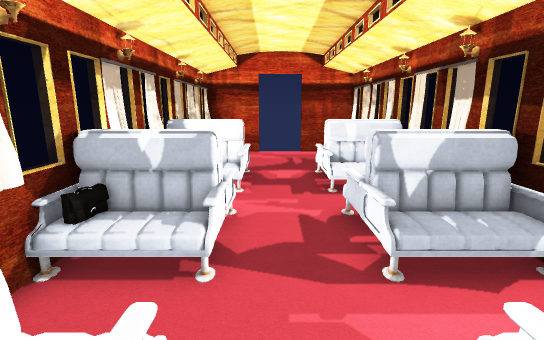
[1] (above)

12 first-person views from a walk through a scene from a Unity 3-D project. The camera is 1.4 m above the floor, tilts 12° down and sees 85° across. The floor is counted in squares, 0.5 m on a side. Each view is taken from the middle of a square. On the plan, view 1 faces up. The plan holds only what a view shows up to about 20 squares ahead; the rest is blank. The player character is not drawn. Door leaves are left out, so doorways stand open. Some surface patterns are stand-ins.

[2]
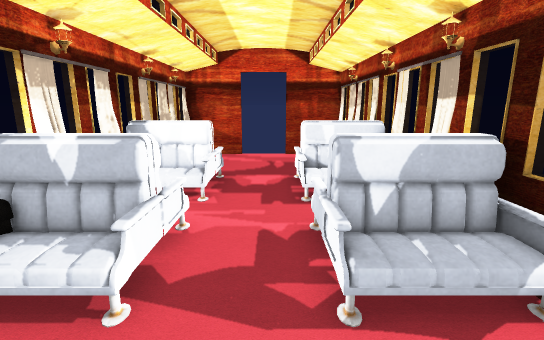

[3]
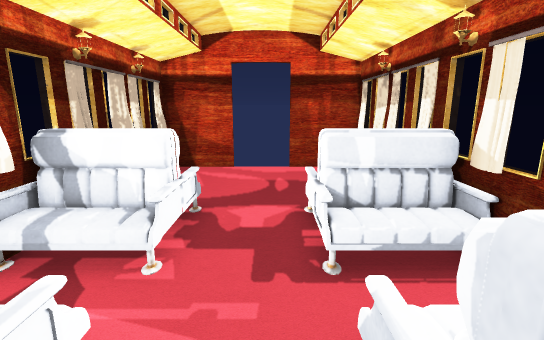

[4]
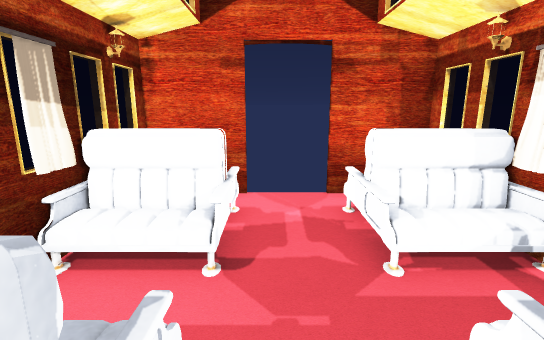

[5]
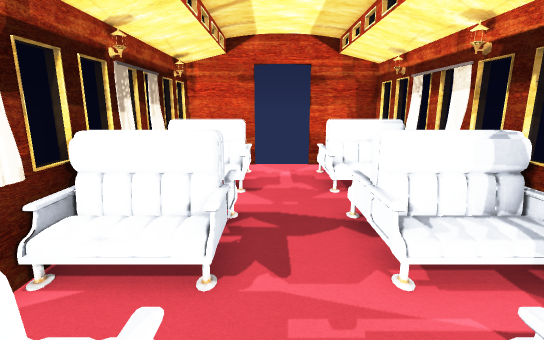

[6]
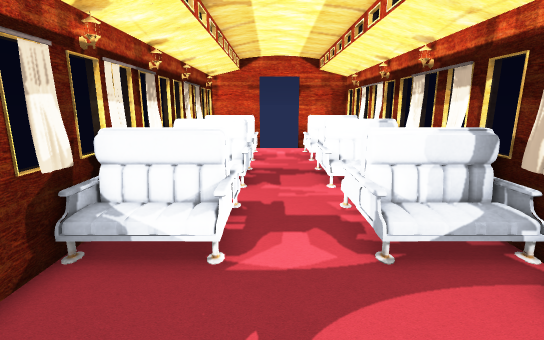

[7]
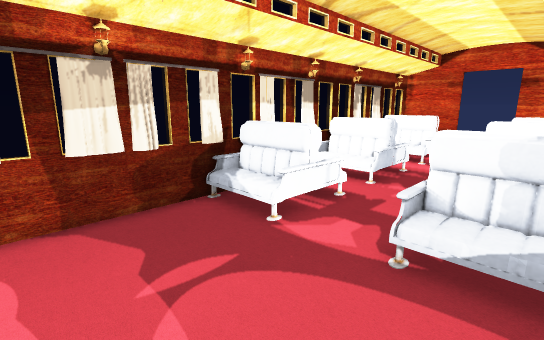

[8]
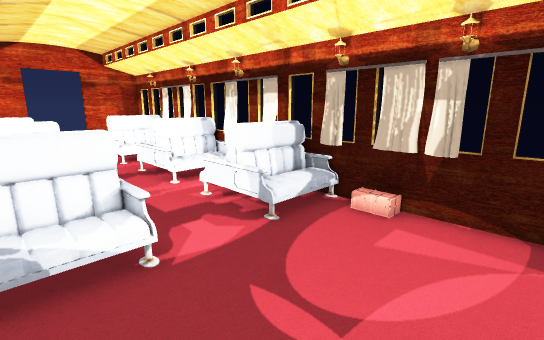

[9]
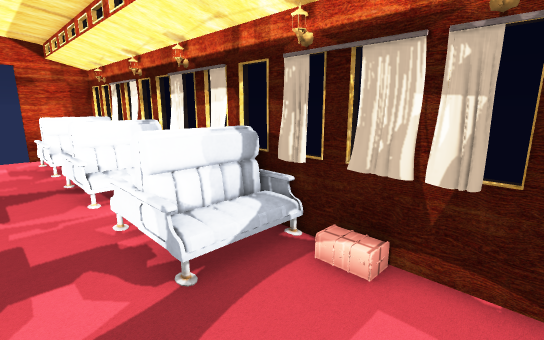

[10]
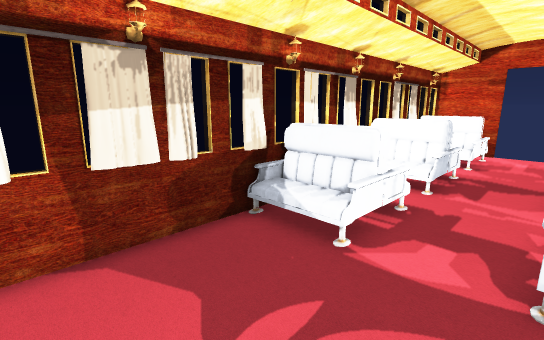

[11]
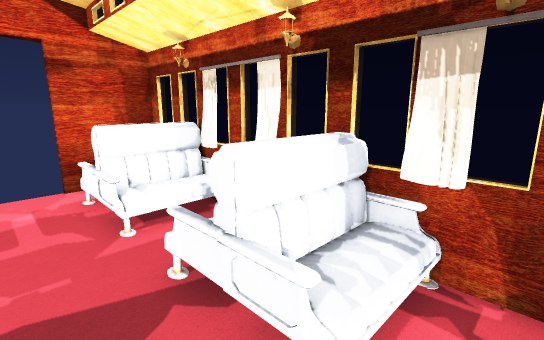

[12]
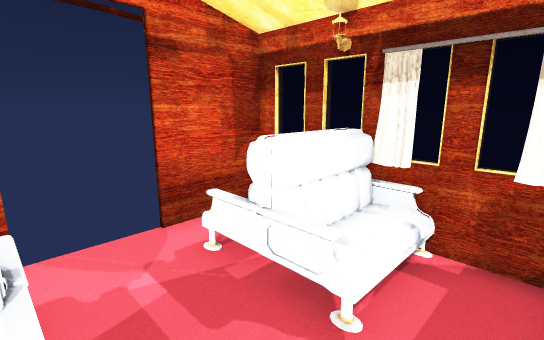

### Floor plan
Key: @ floor where view 1 was taken; # wall or solid block; x gap in a wall; . floor; D open door; = window, fence, low wall or low ledge; O other object.
Columns run from 4 left of view 1 to 5 right of it. Each row starts with its distance up from view 1.
 19 ###xDDx###
 18 #........#
 17 #........#
 16 #........#
 15 # .......#
 14 # .......#
 13 #  O..O  #
 12 ##OO..OO##
 11 #=O#..#O##
 10 #OOO..OOO#
  9 #........#
  8 #   .... #
  7 ##OO..OO #
  6 ##O#..#O##
  5 # OO..OOO#
  4 #........#
  3 #........#
  2 #OOO..=OO#
  1 ##OO..#O##
  0 ##OO@.#O##
 -1  # O..=##
 -2  # #DD##
 -3   ##DD#

Positions as (right, up) in squares from view 1, and headings:
1: (0, 0), facing up
2: (1, 1), facing up
3: (1, 5), facing up
4: (1, 7), facing down
5: (1, 12), facing down
6: (1, 18), facing down
7: (-3, 18), facing down-right
8: (4, 18), facing down-left
9: (1, 17), facing down-left
10: (-1, 18), facing down-right
11: (1, 9), facing down-left
12: (2, 4), facing down-left
